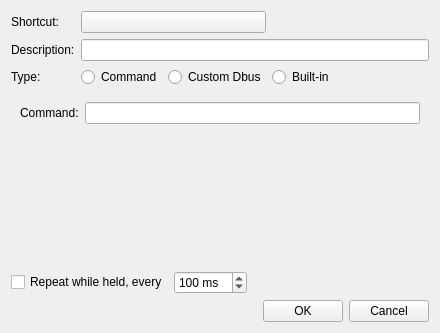
<?xml version="1.0" encoding="UTF-8"?>
<ui version="4.0">
 <class>edithotkeywidget</class>
 <widget class="QWidget" name="edithotkeywidget">
  <property name="geometry">
   <rect>
    <x>0</x>
    <y>0</y>
    <width>440</width>
    <height>286</height>
   </rect>
  </property>
  <property name="windowTitle">
   <string>Form</string>
  </property>
  <layout class="QVBoxLayout" name="verticalLayout_3">
   <item>
    <layout class="QGridLayout" name="gridLayout">
     <item row="0" column="0">
      <widget class="QLabel" name="label">
       <property name="text">
        <string>Shortcut:</string>
       </property>
      </widget>
     </item>
     <item row="2" column="4">
      <widget class="QRadioButton" name="builtindbusRbt">
       <property name="text">
        <string>Built-in</string>
       </property>
      </widget>
     </item>
     <item row="2" column="0">
      <widget class="QLabel" name="label_3">
       <property name="text">
        <string>Type:</string>
       </property>
      </widget>
     </item>
     <item row="4" column="0" colspan="5">
      <layout class="QHBoxLayout" name="repeatLayout">
       <item>
        <widget class="QCheckBox" name="repeatCbox">
         <property name="text">
          <string>Repeat while held, every</string>
         </property>
        </widget>
       </item>
       <item>
        <widget class="QSpinBox" name="repeatIntervalSbox">
         <property name="suffix">
          <string> ms</string>
         </property>
         <property name="minimum">
          <number>10</number>
         </property>
         <property name="maximum">
          <number>2000</number>
         </property>
         <property name="singleStep">
          <number>10</number>
         </property>
         <property name="value">
          <number>100</number>
         </property>
        </widget>
       </item>
       <item>
        <spacer name="repeatSpacer">
         <property name="orientation">
          <enum>Qt::Horizontal</enum>
         </property>
         <property name="sizeHint" stdset="0">
          <size>
           <width>40</width>
           <height>20</height>
          </size>
         </property>
        </spacer>
       </item>
      </layout>
     </item>
     <item row="5" column="0" colspan="5">
      <layout class="QHBoxLayout" name="horizontalLayout">
       <item>
        <spacer name="horizontalSpacer_2">
         <property name="orientation">
          <enum>Qt::Horizontal</enum>
         </property>
         <property name="sizeHint" stdset="0">
          <size>
           <width>40</width>
           <height>20</height>
          </size>
         </property>
        </spacer>
       </item>
       <item>
        <widget class="QPushButton" name="okbt">
         <property name="text">
          <string>OK</string>
         </property>
         <property name="icon">
          <iconset theme="dialog-ok-apply"/>
         </property>
        </widget>
       </item>
       <item>
        <widget class="QPushButton" name="cancelbt">
         <property name="text">
          <string>Cancel</string>
         </property>
         <property name="icon">
          <iconset theme="dialog-cancel"/>
         </property>
        </widget>
       </item>
      </layout>
     </item>
     <item row="1" column="1" colspan="4">
      <widget class="QLineEdit" name="descriptionTbox"/>
     </item>
     <item row="2" column="1" colspan="2">
      <widget class="QRadioButton" name="commandRbt">
       <property name="text">
        <string>Command</string>
       </property>
      </widget>
     </item>
     <item row="1" column="0">
      <widget class="QLabel" name="label_2">
       <property name="text">
        <string>Description:</string>
       </property>
      </widget>
     </item>
     <item row="3" column="0" colspan="5">
      <widget class="QStackedWidget" name="stackedWidget">
       <property name="currentIndex">
        <number>0</number>
       </property>
       <widget class="QWidget" name="page">
        <layout class="QVBoxLayout" name="verticalLayout">
         <item>
          <layout class="QGridLayout" name="gridLayout_2">
           <item row="0" column="0">
            <widget class="QLabel" name="label_4">
             <property name="text">
              <string>Command:</string>
             </property>
            </widget>
           </item>
           <item row="0" column="1">
            <widget class="QLineEdit" name="commandTbox"/>
           </item>
          </layout>
         </item>
         <item>
          <spacer name="verticalSpacer">
           <property name="orientation">
            <enum>Qt::Vertical</enum>
           </property>
           <property name="sizeHint" stdset="0">
            <size>
             <width>20</width>
             <height>40</height>
            </size>
           </property>
          </spacer>
         </item>
        </layout>
       </widget>
       <widget class="QWidget" name="page_2">
        <layout class="QVBoxLayout" name="verticalLayout_2">
         <item>
          <layout class="QGridLayout" name="gridLayout_3" columnstretch="0,0,0">
           <item row="4" column="0">
            <widget class="QLabel" name="label_9">
             <property name="text">
              <string>Bus:</string>
             </property>
            </widget>
           </item>
           <item row="4" column="1">
            <widget class="QComboBox" name="busCbox">
             <property name="minimumSize">
              <size>
               <width>88</width>
               <height>0</height>
              </size>
             </property>
             <item>
              <property name="text">
               <string>Session</string>
              </property>
             </item>
             <item>
              <property name="text">
               <string>System</string>
              </property>
             </item>
            </widget>
           </item>
           <item row="1" column="0">
            <widget class="QLabel" name="label_6">
             <property name="text">
              <string>Path:</string>
             </property>
            </widget>
           </item>
           <item row="1" column="1" colspan="2">
            <widget class="QLineEdit" name="pathTbox"/>
           </item>
           <item row="2" column="1" colspan="2">
            <widget class="QLineEdit" name="interfaceTbox"/>
           </item>
           <item row="3" column="1" colspan="2">
            <widget class="QLineEdit" name="methodTbox"/>
           </item>
           <item row="3" column="0">
            <widget class="QLabel" name="label_8">
             <property name="text">
              <string>Method:</string>
             </property>
            </widget>
           </item>
           <item row="0" column="0">
            <widget class="QLabel" name="label_5">
             <property name="text">
              <string>Service:</string>
             </property>
            </widget>
           </item>
           <item row="2" column="0">
            <widget class="QLabel" name="label_7">
             <property name="text">
              <string>Interface:</string>
             </property>
            </widget>
           </item>
           <item row="0" column="1" colspan="2">
            <widget class="QLineEdit" name="serviceTbox"/>
           </item>
           <item row="4" column="0">
            <widget class="QLabel" name="label_9">
             <property name="text">
              <string>Argument:</string>
             </property>
            </widget>
           </item>
           <item row="4" column="1" colspan="2">
            <widget class="QLineEdit" name="argTbox">
             <property name="placeholderText">
              <string>Optional, passed as a string</string>
             </property>
            </widget>
           </item>
           <item row="5" column="2">
            <spacer name="horizontalSpacer_3">
             <property name="orientation">
              <enum>Qt::Horizontal</enum>
             </property>
             <property name="sizeHint" stdset="0">
              <size>
               <width>40</width>
               <height>20</height>
              </size>
             </property>
            </spacer>
           </item>
          </layout>
         </item>
        </layout>
       </widget>
       <widget class="QWidget" name="page_3">
        <layout class="QVBoxLayout" name="verticalLayout_4">
         <item>
          <widget class="QListWidget" name="builtindbusLwidget"/>
         </item>
        </layout>
       </widget>
      </widget>
     </item>
     <item row="2" column="3">
      <widget class="QRadioButton" name="customdbusRbt">
       <property name="text">
        <string>Custom Dbus</string>
       </property>
      </widget>
     </item>
     <item row="0" column="4">
      <spacer name="horizontalSpacer">
       <property name="orientation">
        <enum>Qt::Horizontal</enum>
       </property>
       <property name="sizeHint" stdset="0">
        <size>
         <width>40</width>
         <height>20</height>
        </size>
       </property>
      </spacer>
     </item>
     <item row="0" column="1" colspan="3">
      <widget class="QPushButton" name="shortcutbt">
       <property name="minimumSize">
        <size>
         <width>115</width>
         <height>0</height>
        </size>
       </property>
       <property name="text">
        <string/>
       </property>
      </widget>
     </item>
    </layout>
   </item>
  </layout>
 </widget>
 <tabstops>
  <tabstop>shortcutbt</tabstop>
  <tabstop>descriptionTbox</tabstop>
  <tabstop>commandRbt</tabstop>
  <tabstop>customdbusRbt</tabstop>
  <tabstop>builtindbusRbt</tabstop>
  <tabstop>commandTbox</tabstop>
  <tabstop>repeatCbox</tabstop>
  <tabstop>repeatIntervalSbox</tabstop>
  <tabstop>okbt</tabstop>
  <tabstop>cancelbt</tabstop>
  <tabstop>serviceTbox</tabstop>
  <tabstop>pathTbox</tabstop>
  <tabstop>interfaceTbox</tabstop>
  <tabstop>methodTbox</tabstop>
  <tabstop>argTbox</tabstop>
  <tabstop>busCbox</tabstop>
  <tabstop>builtindbusLwidget</tabstop>
 </tabstops>
 <resources/>
 <connections/>
</ui>
